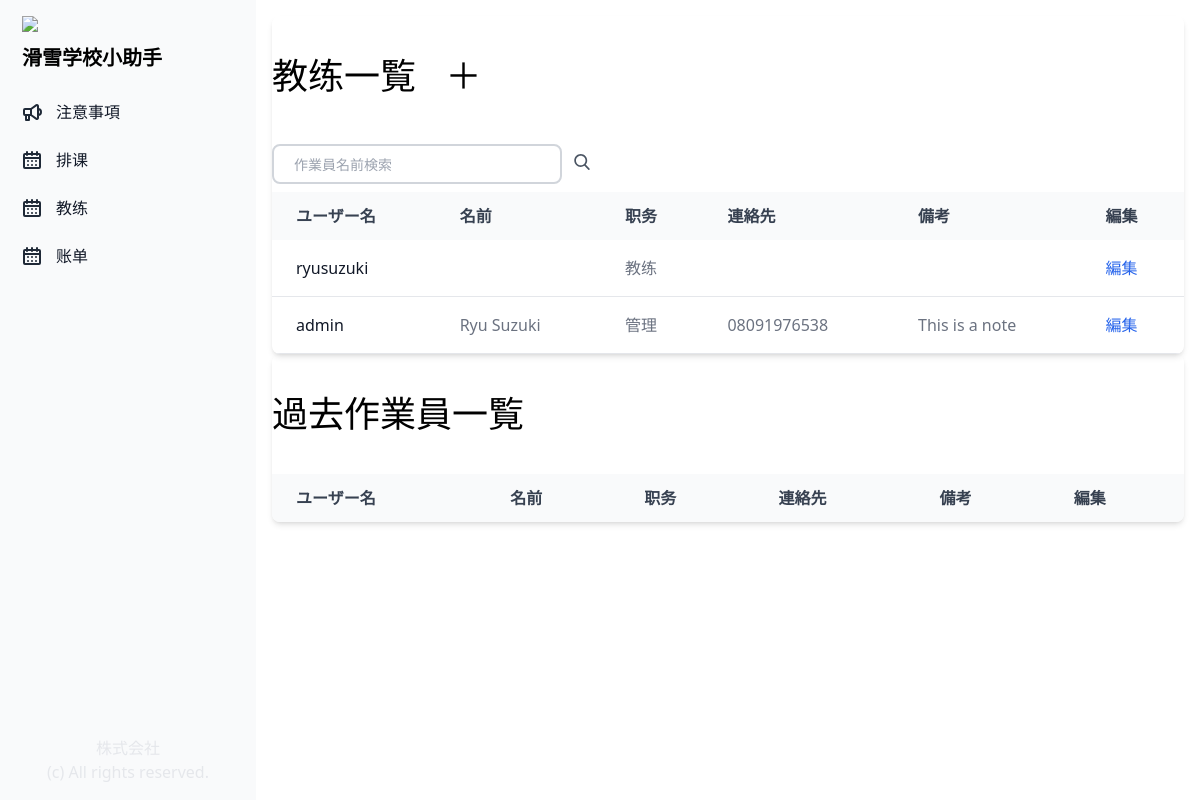
/profile_list/ (signed in), run on an earlier commit of the app's database.
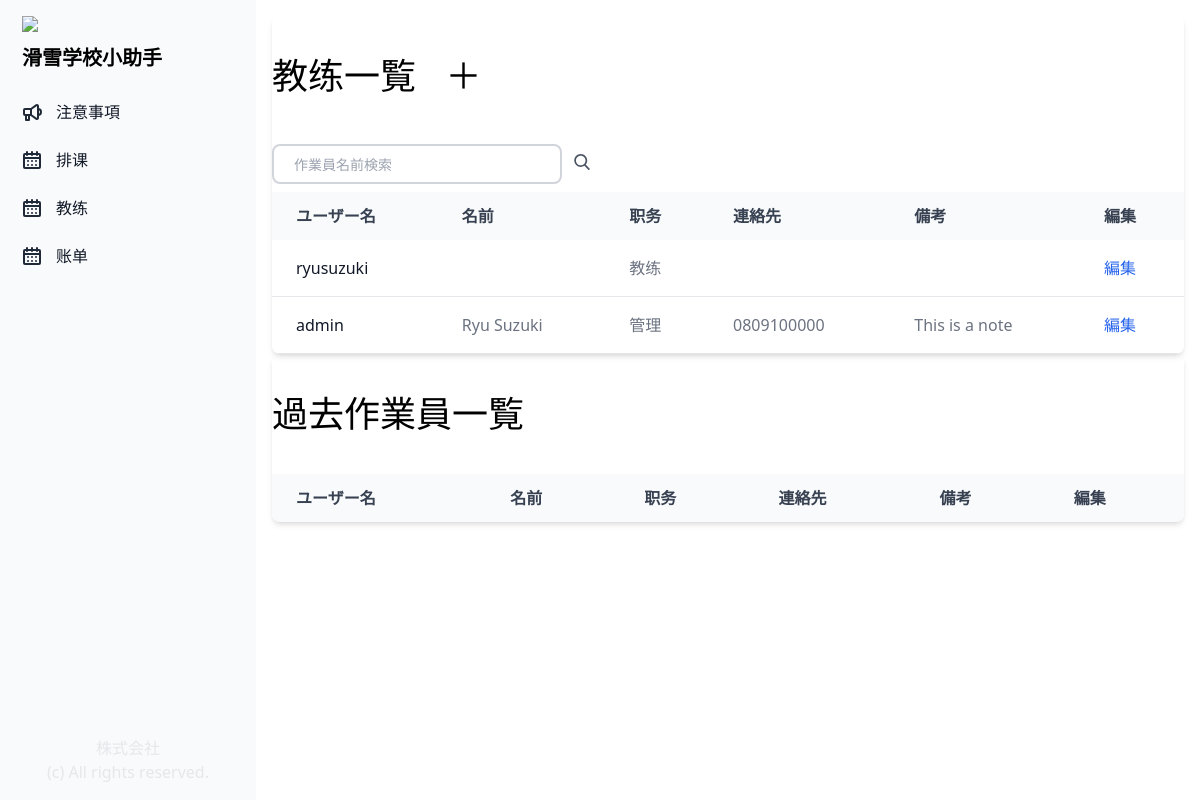
And on a later commit of the database.
### manager/models.py (models this page shows, shortened)
class Profile(models.Model):
    COLORS = (
        ('#808080', '灰色'),
        ('#ff6961', '赤色'),
        ('#ffb480', '橙色'),
        ('#f8f38d', '黄色'),
        ('#42d6a4', '緑色'),
        ('#08cad1', '水色'),
        ('#59adf6', '青色'),
        ('#9d94ff', '紫色'),
        ('#c780e8', '桃色'),
    )
    TYPE = (
        ('其他', '其他'),
        ('管理', '管理'),
        ('教练', '教练'),
    )
    SYSTEM = (
        ('加拿大', '加拿大'),
        ('新西兰', '新西兰'),
        ('澳大利亚', '澳大利亚'),
        ('日本', '日本'),
        ('其他', '其他'),
    )
    LEVEL = (
        ('1级', '1级'),
        ('2级', '2级'),
        ('3级', '3级'),
        ('满级', '满级'),
    )
    user = models.OneToOneField(User, on_delete=models.CASCADE)
    birthday = models.DateField("生年月日", blank=True, null=True)
    color = models.CharField("教练色", max_length=30, choices=COLORS)
    contract_type = models.CharField("职务", max_length=50, choices=TYPE, default='教练')
    fullname = models.CharField("姓名", max_length=20, blank=True)
    phone = models.CharField("電話", max_length=20, blank=True)
    email = models.CharField("邮箱", max_length=20, blank=True)
    weixin = models.CharField("微信", max_length=20, blank=True)
    whatsapp = models.CharField("Whatsapp", max_length=20, blank=True)
    line = models.CharField("LINE", max_length=20, blank=True)
    tixi = models.CharField("体系", max_length=50, choices=SYSTEM, default='加拿大')
    jibie = models.CharField("级别", max_length=50, choices=LEVEL, default='1级')
    sushe = models.CharField("宿舍", max_length=20, blank=True)
    note = models.CharField("備考", max_length=500, blank=True)
    is_active = models.BooleanField("現役中", default=True)
    date_created = models.DateTimeField("作成日", auto_now_add=True)
    updated_at = models.DateTimeField("更新日", auto_now=True)

### manager/views.py (the view)
# urls.py: path('profile_list/', views.profile_list, name="profile_list"),
@login_required(login_url='/login_user/')
def profile_list(request):
    if request.user.is_authenticated:
        profiles = Profile.objects.all().order_by('-date_created')
        contract = request.user.profile.contract_type
        if request.method == "POST":
            keyword = request.POST['keyword']
            result_list = Profile.objects.filter(fullname__contains=keyword).order_by('-date_created')
            return render(request, "profile/profile_search_list.html", {"result_list": result_list, "keyword": keyword})
        else:
            return render(request, "profile/profile_list.html", { "profiles": profiles, "contract": contract })
    else:
        return redirect('login_user')

### manager/templates/profile/profile_list.html (shortened to what the changed rows need)
{% extends "base.html" %}
{% block content %}
<div class="p-4 sm:ml-64">
    {% if contract == "下請け" %}
    {% else %}
    <div class="relative overflow-x-auto shadow-md sm:rounded-lg">
        <div class="px-auto">
            <h1 class="text-4xl py-10">教练一覧
                {% if contract == "管理" %}
                <a class="pl-5" href="{% url 'register_user' %}">＋</a>
                {% endif %}
            </h1>
        </div>
        <table class="w-full text-normal text-left rtl:text-right text-gray-500 dark:text-gray-400">
            <thead
                class="text-normal text-gray-700 uppercase bg-gray-50 whitespace-nowrap dark:bg-gray-700 dark:text-gray-400">
                <tr>
                    <th scope="col" class="px-6 py-3">
                        ユーザー名
                    </th>
                    <th scope="col" class="px-6 py-3">
                        名前
                    </th>
                    <th scope="col" class="px-6 py-3">
                        职务
                    </th>
                    <th scope="col" class="px-6 py-3">
                        連絡先
                    </th>
                    {% if contract == "管理" %}
                    <th scope="col" class="px-6 py-3">
                        備考
                    </th>
                    <th scope="col" class="px-6 py-3">
                        編集
                    </th>
                    {% endif %}
                </tr>
            </thead>
            <tbody>
                {% for profile in profiles %}
                {% if profile.is_active == True %}
                <tr class="border-b">
                    <th scope="row" class="pl-6 pr-3 py-4 font-medium whitespace-nowrap text-gray-900">
                        {{ profile.user }}
                    </th>
                    <td class="px-6 py-4 whitespace-nowrap">
                        {{ profile.fullname }}
                    </td>
                    <td class="px-6 py-4 whitespace-nowrap">
                        {{ profile.contract_type }}
                    </td>
                    <td class="px-6 py-4 whitespace-nowrap">
                        {{ profile.phone }}
                    </td>
                    {% if contract == "管理" %}
                    <td class="px-6 py-4 whitespace-nowrap">
                        {{ profile.note }}
                    </td>
                    <td class="px-6 py-4 whitespace-nowrap">
                        <a href="{% url 'update_profile' profile.id %}"
                            class="font-medium text-blue-600 hover:underline">編集</a>
                    </td>
                    {% endif %}
                </tr>
                {% endif %}
                {% endfor %}
            </tbody>
        </table>
    </div>
    <div class="relative overflow-x-auto shadow-md sm:rounded-lg">
        <div class="px-auto">
            <h1 class="text-4xl py-10">過去作業員一覧</h1>
        </div>
        <table class="w-full text-normal text-left rtl:text-right text-gray-500 dark:text-gray-400">
            <thead
                class="text-normal text-gray-700 uppercase bg-gray-50 whitespace-nowrap dark:bg-gray-700 dark:text-gray-400">
                <tr>
                    <th scope="col" class="px-6 py-3">
                        ユーザー名
                    </th>
                    <th scope="col" class="px-6 py-3">
                        名前
                    </th>
                    <th scope="col" class="px-6 py-3">
                        职务
                    </th>
                    <th scope="col" class="px-6 py-3">
                        連絡先
                    </th>
                    {% if contract == "管理" %}
                    <th scope="col" class="px-6 py-3">
                        備考
                    </th>
                    <th scope="col" class="px-6 py-3">
                        編集
                    </th>
                    {% endif %}
                </tr>
            </thead>
        </table>
    </div>
    {% endif %}
</div>
{% endblock content %}

What changed in the data, as far as the page shows it:
changed Profile "Ryu Suzuki": phone "08091976538" → "0809100000"
